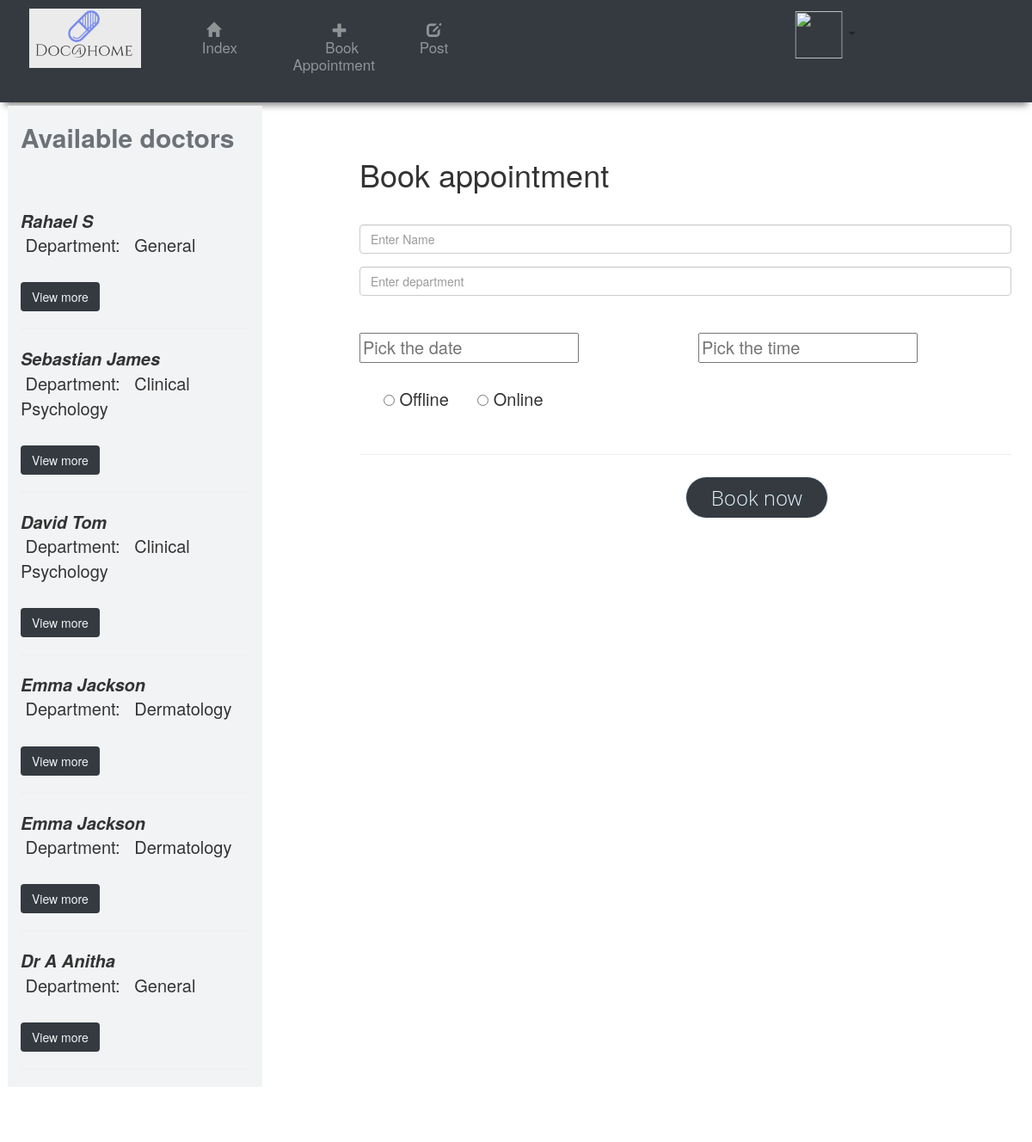
The app's page /appointment with its own data.
### Main.py (models this page shows)
class Doctor(db.Model):
    id = db.Column(db.Integer, primary_key=True)
    username = db.Column(db.String(50))
    department = db.Column(db.String(50))
    hospital = db.Column(db.String(50))
    year = db.Column(db.Integer, default=1)
    license = db.Column(db.String(50))
    credentials = db.Column(db.String(50))
    password = db.Column(db.String(50))
    homeVisits = db.Column(db.String(50))

### Main.py (the view)
@app.route('/appointment', methods=['GET', 'POST'])
def appointment():
    if request.method == 'POST':
        user_id = session['user']
        print(user_id)
        new_appointment = Appointment(docName=request.form['docName'],
                                      department=request.form['department'],
                                      date=request.form['date'], time=request.form['time'], mode=request.form['mode'],
                                      createdby_id=user_id, createdby_name=User.query.get(user_id).username)
        db.session.add(new_appointment)
        db.session.commit()
        return redirect(url_for('index'))
    else:
        show_doc = Doctor.query.all()
        return render_template('appointment.html', show_doc=show_doc)

### templates/appointment.html (shortened to what this page needs)
{% extends "layout.html"%}
{% block content%}
<div class="row">
    <div class="col-3" style="background-color:#f1f3f5; margin-top:0;transform:translateY(-40px);height:100%">
        <h2><b style="color:#6d7278">Available doctors</b></h2>
        <br>
        <br>
        {% for i in show_doc %} <i> <b>{{ i.username }} </b></i> <br> &nbsp;Department: &nbsp; {{i.department}}<br><br>
        <button type="submit" class="btn btn-dark " value="{{ i.id }}">
            <a href="{{ url_for('doc_profile', id=i.id) }}" style="color:#f1f3f5"> View more</a>
        </button>
        <br>
        <hr>
        {% endfor %}
    </div>
    <div class="col-1"></div>
    <div class="col-8">
        <h1>Book appointment</h1>
        <br>
        <form action="" method="post">
            <div class="form-group">
                <input type="text" name="docName" class="form-control" placeholder="Enter Name">
            </div>
            <div class="form-group">
                <input type="text" name="department" class="form-control" placeholder="Enter department">
            </div>
            <br>
            <div class="row">
                <div class="col-6">
                    <input id="datepicker" name="date" width="270" placeholder="Pick the date"/>
                </div>
                <div class="col-6">
                    <input class="timepicker" name="time" id="event-time" type="text" value="" required="" width="270"
                           placeholder="Pick the time">
                </div>
            </div>
            <br>
            &nbsp; &nbsp; &nbsp;<input type="radio" name="mode" id="offline" value="offline" class="text-center">
            Offline </input>
            &nbsp; &nbsp; &nbsp;<input type="radio" name="mode" id="online" value="online" class="text-center">
            Online </input><br>
            <br>
            <hr>
            <button type="submit" class="btn btn-dark text-center" id="appointment" style="margin-left:50%">Book now
            </button>
        </form>
    </div>
</div>
{% endblock%}

### templates/layout.html (shortened to what this page needs)
<!DOCTYPE html>
<html lang="en">
<head>
    <link rel="stylesheet" href="/static/layout.css">
    <link rel="stylesheet" href="https://stackpath.bootstrapcdn.com/bootstrap/4.3.1/css/bootstrap.min.css"
>
    <link rel="stylesheet" href="https://maxcdn.bootstrapcdn.com/bootstrap/3.3.7/css/bootstrap.min.css"
>
    <link href="https://unpkg.com/gijgo@1.9.13/css/gijgo.min.css" rel="stylesheet" type="text/css"/>
    <link rel="stylesheet" href="https://cdnjs.cloudflare.com/ajax/libs/font-awesome/4.7.0/css/font-awesome.css"/>
    <link rel="stylesheet" href="https://maxcdn.bootstrapcdn.com/font-awesome/4.7.0/css/font-awesome.min.css">
</head>
<body>
<nav class="navbar navbar-expand-md bg-dark navbar-dark ">
    <ul class="nav navbar-nav  ">
        <br> <a class="navbar-brand" href="/index" style="padding-top: 0px;"><img src="./static/logo.png" width="130"
                                                                                  alt=""></a>
        <li class="nav-item">
            <a class="nav-link" href="/index"> &nbsp; &nbsp; &nbsp; &nbsp; <span
                    class="glyphicon glyphicon-home"></span>
                &nbsp;&nbsp; &nbsp; &nbsp;&nbsp;<br>&nbsp;&nbsp;&nbsp;Index</a>
        </li>
        <li class="nav-item">
            <a class="nav-link" href="/appointment">&nbsp; &nbsp; &nbsp; &nbsp; &nbsp; &nbsp; &nbsp; <span
                    class="glyphicon glyphicon-plus"></span>
                &nbsp; &nbsp; &nbsp; &nbsp; <br> &nbsp;&nbsp; &nbsp; &nbsp; Book <br> &nbsp;&nbsp;&nbsp;Appointment</a>
        </li>
        <li class="nav-item">
            <a class="nav-link" href="/showPost">&nbsp;&nbsp; &nbsp; &nbsp;<span
                    class="glyphicon glyphicon-edit"></span> &nbsp;&nbsp;&nbsp; <br>&nbsp;&nbsp;Post</a> &nbsp;
        </li>
        <div class="dropdown" style="float:right;transform:translateX(380%); z-index:10">
            <button type="button" class="btn  dropdown-toggle" data-toggle="dropdown">
                <img src="https://img.pngio.com/profile-icon-png-image-free-download-searchpngcom-profile-icon-png-673_673.png"
                     alt="" height="55" width="55">
            </button>
        </div>
    </ul>
</nav>
<div class="content">
    {% block content%}
    {% endblock%}
</div>
</body>
</html>

### static/layout.css (style rules this page uses)
body { color: #1864ab; background-color:#f1f3f5; font-size:20px; }
.navbar { margin-bottom:1%; border-radius:0 !important; }
li { font-size:20px; }
nav { margin-top: 0px; padding: 24px; text-align: center; box-shadow: 0 8px 8px -5px rgba(0, 0, 0, 0.5); }
nav a { transition: 0.6s ease; color: white; font-size: 20px; text-decoration: none; border-top: 4px solid transparent; border-bottom: 4px solid transparent; padding: 20px 0; margin: 0 8px; font-size: 17px; opacity:0.9; }
.content { font-size:20px; padding:2%; }
#appointment { display:inline-block; font:normal normal 90 1.2em 'Open Sans'; text-decoration:none; color:#e7f5ff; border:1px solid #e7f5ff; border-radius:70px; padding: .3em 1.2em; margin:5px; background-size: 200% 100%; background-image: linear-gradient(to right, transparent 50%, #339af0 50%); transition: background-position .3s cubic-bezier(0.19, 1, 0.22, 1) .1s, color .5s ease 0s, background-color .5s ease; }

### records on screen
Doctor: username "Rahael S", department "General", {{ i.id }} 1 (drawn)
Doctor: username "Sebastian James", department "Clinical Psychology", {{ i.id }} 2 (drawn)
Doctor: username "David Tom", department "Clinical Psychology", {{ i.id }} 3 (drawn)
Doctor: username "Emma Jackson", department "Dermatology", {{ i.id }} 4 (drawn)
Doctor: username "Emma Jackson", department "Dermatology", {{ i.id }} 5 (drawn)
Doctor: username "Dr A Anitha", department "General", {{ i.id }} 6 (drawn)
